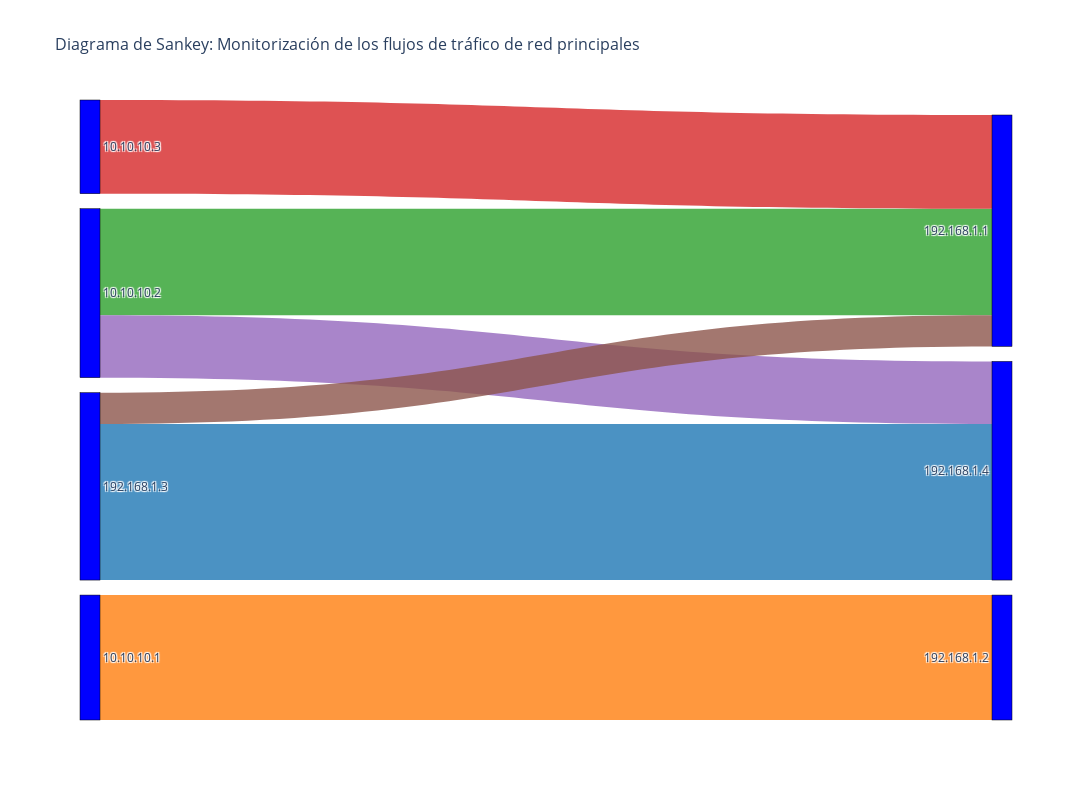

The notebook cell saved with this chart:
### Code cell
import pandas as pd
import plotly.graph_objects as go
from sklearn.preprocessing import LabelEncoder
from typing import Optional

def create_sankey_diagram_with_top_flows(
    df: pd.DataFrame, 
    max_flows: int = 20
) -> Optional[go.Figure]:
    """
    Genera un diagrama de Sankey interactivo para visualizar los flujos de tráfico
    de red más importantes.

    Args:
        df (pd.DataFrame): DataFrame de entrada que contiene los flujos de tráfico.
        max_flows (int): El número de flujos más importantes a incluir en el diagrama.

    Returns:
        Optional[go.Figure]: Un objeto de figura de Plotly o None si ocurre una excepción.
    """
    print("\n--- [Visualización] Creando diagrama de Sankey para los flujos más importantes ---")
    try:
        # 1. Agrupar por Source IP y Destination IP para sumar las métricas de flujo
        grouped_df = df.groupby(['Source IP', 'Destination IP'])[['Flow Packets/s', 'Flow Bytes/s']].sum().reset_index()
        grouped_df['Flow Importance'] = grouped_df['Flow Packets/s'] + grouped_df['Flow Bytes/s']

        # 2. Eliminar flujos donde origen y destino son iguales
        grouped_df = grouped_df[grouped_df['Source IP'] != grouped_df['Destination IP']]

        # 3. Ordenar por importancia del flujo y limitar a los N flujos más importantes
        top_flows_df = grouped_df.nlargest(max_flows, 'Flow Importance')
        
        if top_flows_df.empty:
            print("No se encontraron flujos para visualizar después de filtrar.")
            return None

        # 4. Codificación de las IPs a IDs numéricos
        all_ips = pd.concat([top_flows_df['Source IP'], top_flows_df['Destination IP']]).unique()
        
        le = LabelEncoder()
        le.fit(all_ips)
        
        sources = le.transform(top_flows_df['Source IP'])
        targets = le.transform(top_flows_df['Destination IP'])
        labels = [str(ip) for ip in all_ips]
        values = top_flows_df['Flow Importance']

        # 5. Definir la paleta de colores para los enlaces
        colors = ['rgba(31, 119, 180, 0.8)', 'rgba(255, 127, 14, 0.8)', 'rgba(44, 160, 44, 0.8)',
                  'rgba(214, 39, 40, 0.8)', 'rgba(148, 103, 189, 0.8)', 'rgba(140, 86, 75, 0.8)',
                  'rgba(227, 119, 194, 0.8)', 'rgba(127, 127, 127, 0.8)', 'rgba(188, 189, 34, 0.8)',
                  'rgba(23, 190, 207, 0.8)']
        
        link_colors = [colors[i % len(colors)] for i in range(len(top_flows_df))]

        # 6. Creación del objeto de figura de Sankey
        fig = go.Figure(
            data=[go.Sankey(
                node=dict(
                    pad=15,
                    thickness=20,
                    line=dict(color="black", width=0.5),
                    label=labels,
                    color='blue'
                ),
                link=dict(
                    source=sources,
                    target=targets,
                    value=values,
                    color=link_colors
                )
            )]
        )

        # 7. Personalización del diseño
        # CORRECCIÓN: El estilo de la fuente del título debe ir dentro de la propiedad 'title'
        fig.update_layout(
            title={
                'text': 'Diagrama de Sankey: Monitorización de los flujos de tráfico de red principales',
                'font': {'size': 16}
            },
            width=1200,
            height=800
        )
        
        print("[Visualización] Diagrama de Sankey creado con éxito.")
        return fig
    
    except Exception as Ex:
        print(f"[EXCEPTION] (create_sankey_diagram_with_top_flows) Se ha producido una excepción: {Ex}")
        return None

# Ejemplo de uso
df = pd.DataFrame({
    'Source IP': ['192.168.1.1', '192.168.1.2', '192.168.1.3', '192.168.1.4', '192.168.1.1', '192.168.1.2'],
    'Destination IP': ['10.10.10.1', '10.10.10.2', '10.10.10.1', '10.10.10.3', '10.10.10.2', '10.10.10.1'],
    'Flow Packets/s': [10, 20, 30, 40, 50, 25],
    'Flow Bytes/s': [100, 200, 300, 400, 500, 350]
})

sankey_diagram = create_sankey_diagram_with_top_flows(df)

if sankey_diagram:
    sankey_diagram.show()
else:
    print("No se pudo generar el diagrama de Sankey.")

### Figure 1 — Plotly figure (JSON) as saved in the notebook; plotly's stock layout.template omitted (floating-point values rounded to 4 significant figures)
{"data": [{"link": {"color": ["rgba(31, 119, 180, 0.8)", "rgba(255, 127, 14, 0.8)", "rgba(44, 160, 44, 0.8)", "rgba(214, 39, 40, 0.8)", "rgba(148, 103, 189, 0.8)", "rgba(140, 86, 75, 0.8)"], "source": [3, 6, 4, 5, 4, 3], "target": [1, 2, 0, 0, 1, 0], "value": [550, 440, 375, 330, 220, 110]}, "node": {"color": "blue", "label": ["192.168.1.1", "192.168.1.4", "192.168.1.2", "192.168.1.3", "10.10.10.2", "10.10.10.3", "10.10.10.1"], "line": {"color": "black", "width": 0.5}, "pad": 15, "thickness": 20}, "type": "sankey"}], "layout": {"height": 800, "title": {"font": {"size": 16}, "text": "Diagrama de Sankey: Monitorización de los flujos de tráfico de red principales"}, "width": 1200}}
